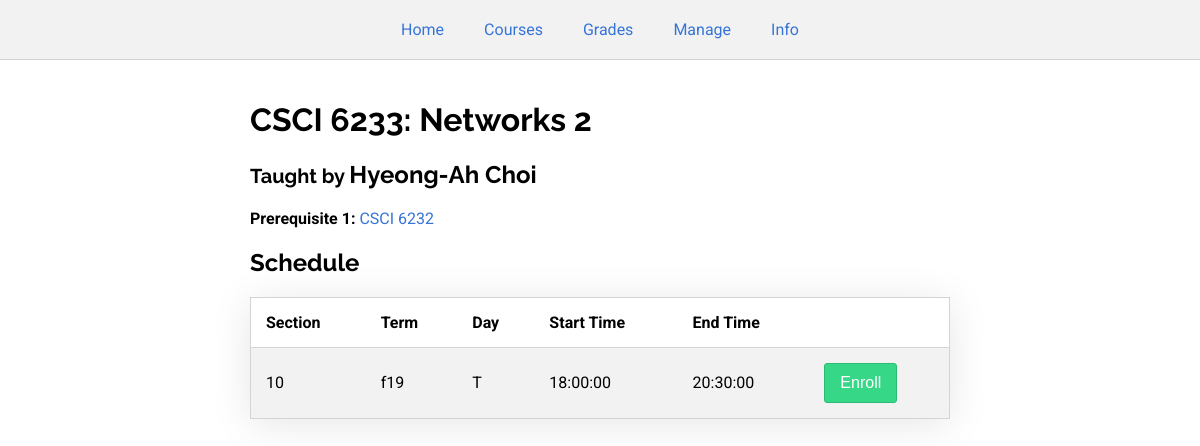
/course.php?cid=6 (signed in), run on the app's committed database.
### tables this page shows
CREATE TABLE course (
    cid INT AUTO_INCREMENT,
    dept VARCHAR(4),
    cnum INT,
    title VARCHAR(64),
    credits INT,
    instructor_id INT,
    prereq1_id INT,
    prereq2_id INT,
    PRIMARY KEY (cid),
     
    FOREIGN KEY (instructor_id) REFERENCES user(uid),
    FOREIGN KEY (prereq1_id) REFERENCES course(cid),
    FOREIGN KEY (prereq2_id) REFERENCES course(cid),
    CONSTRAINT unique_course UNIQUE(dept, cnum)
);

CREATE TABLE user (
    uid INT,
    password VARCHAR(32),
    fname VARCHAR(32),
    lname VARCHAR(32),
    address VARCHAR(128),
    PRIMARY KEY (uid)
);

CREATE TABLE schedule (
    sid INT AUTO_INCREMENT,
    cid INT,
    section INT,
    term VARCHAR(4),
    day VARCHAR(1),
    start TIME,
    end TIME,
    is_current INT,  
    PRIMARY KEY (sid),
    FOREIGN KEY (cid) REFERENCES course(cid)
);

### public_html/course.php (the view, shortened to what this page needs)
<?php
$servername = "127.0.0.1";
$username = "FlatEarthSociety";
$password = "N@S@l1es";
$dbname = "FlatEarthSociety";
$conn = mysqli_connect($servername, $username, $password, $dbname);
?>
<!DOCTYPE html>
<head>
    <link rel="stylesheet" href="css/style.css">
</head>
<body>
    <?php
    include "navbar.php";
    ?>
    <div class="main-container">
        <?php
        $query = "SELECT c.*, p1.dept AS p1dept, p1.cnum AS p1num, p2.dept AS p2dept, p2.cnum AS p2num, fname, lname FROM course c LEFT JOIN course p1 ON c.prereq1_id=p1.cid LEFT JOIN course p2 ON c.prereq2_id=p2.cid LEFT JOIN user ON user.uid=c.instructor_id WHERE c.cid=" . $_GET["cid"];
        $result = mysqli_query($conn, $query);
        if (mysqli_num_rows($result) > 0) {
            $row = mysqli_fetch_assoc($result);
            echo "<h1>" . $row["dept"] . " " . $row["cnum"] . ": " . $row["title"] . "</h1>";
            if($row["instructor_id"] !== null) {
                echo "<h2><small>Taught by </small>" . $row["fname"] . " " . $row["lname"] . "</h2>";
            }
            if ($row["prereq1_id"] !== null) {
                echo "<p><b>Prerequisite 1: </b><a href=\"course.php?cid=" . $row["prereq1_id"] . "\">" . $row["p1dept"] . " " . $row["p1num"] . "</a></p>";
            }
            $query = "SELECT * FROM schedule WHERE is_current=1 AND cid=" . $_GET["cid"];
            $result = mysqli_query($conn, $query);
            if (mysqli_num_rows($result) > 0) {
                echo "<h2>Schedule</h2>
                <table>
                    <tr>
                        <th>Section</th>
                        <th>Term</th>
                        <th>Day</th>
                        <th>Start Time</th>
                        <th>End Time</th>
                        <th></th>
                    </tr>";
                while ($row = mysqli_fetch_assoc($result)) {
                    echo "<tr>";
                    echo "<td>" . $row["section"] . "</td>";
                    echo "<td>" . $row["term"] . "</td>";
                    echo "<td>" . $row["day"] . "</td>";
                    echo "<td>" . $row["start"] . "</td>";
                    echo "<td>" . $row["end"] . "</td>";
                    echo "<td>
                        <form method=\"post\" action=\"enroll.php\">
                            <input type=\"hidden\" name=\"sid\" value=\"" . $row["sid"] . "\">
                            <button type=\"submit\">Enroll</button>
                        </form>
                    </td>";
                    echo "</tr>";
                }
                echo "</table>";
            } else {
                echo "This course has no available sections to register for.";
            }
        } else {
            echo "This course does not exist.";
        }
        ?>
    </div>
</body>
</html>

### public_html/css/style.css (style rules this page uses)
html, body { margin: 0; padding: 0; width: 100%; height: 100%; font-family: 'Roboto', sans-serif; }
h1, h2, h3, h4, h5 { font-family: 'Raleway', sans-serif; }
a:link { text-decoration: none; color: #3674d8 }
button { background-color: #36d887; border: none; color: white; padding: 10px 15px 10px 15px; border-radius: 3px; border: 1px solid #2bbc74; font-size: 1em; outline: none; }
table { width: 100%; border: 1px solid #D4D4D4;; box-shadow: 0 5px 40px rgba(0, 0, 0, 0.1); }
table, th, td { border-bottom: 1px solid #D4D4D4; border-collapse: collapse; }
tr:nth-child(even) { background-color: #f2f2f2; }
th, td { text-align: left; padding: 15px; }
.main-container { margin: auto; max-width: 700px; padding: 20px; }

### data on the page
course: dept "CSCI", cnum "6233", title "Networks 2", instructor.fname "Hyeong-Ah", instructor.lname "Choi", prereq1.dept "CSCI", prereq1.cnum "6232"
schedule: section "10", term "f19", day "T", start "18:00:00", end "20:30:00"
